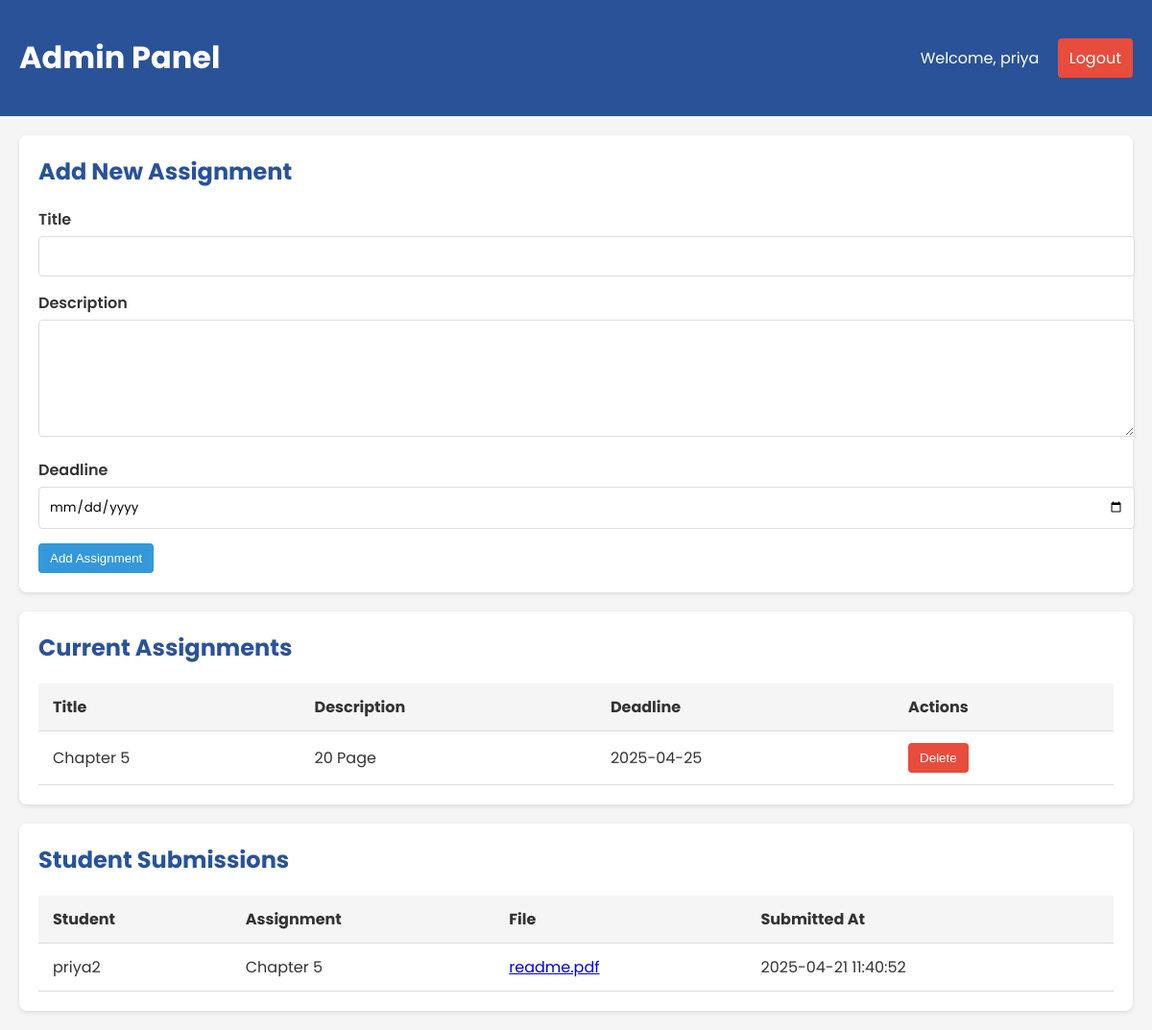
The app's page /admineee.php (signed in) with its own data.
### tables this page shows
CREATE TABLE `assignmentseee` (
  `id` int(11) NOT NULL,
  `title` varchar(100) NOT NULL,
  `description` text DEFAULT NULL,
  `deadline` date NOT NULL,
  `created_at` timestamp NOT NULL DEFAULT current_timestamp()
);

CREATE TABLE `student_assignmentseee` (
  `id` int(11) NOT NULL,
  `user_id` varchar(255) DEFAULT NULL,
  `assignment_id` varchar(255) DEFAULT NULL,
  `file_name` varchar(255) NOT NULL,
  `file_path` varchar(255) NOT NULL,
  `submitted_at` timestamp NOT NULL DEFAULT current_timestamp()
);

### admineee.php (the view, shortened to what this page needs)
<?php
$conn = new mysqli("localhost", "root", "", "user");
$assignments = $conn->query("SELECT * FROM assignmentseee ORDER BY deadline");
$submissions = $conn->query("
    SELECT
        sa.user_id,
        sa.assignment_id,
        sa.file_name,
        sa.file_path,
        sa.submitted_at,
        u.username,
        a.title AS assignment_title
    FROM student_assignmentseee sa
    LEFT JOIN users u ON sa.user_id = u.username  /* Changed to match username as user_id */
    LEFT JOIN assignmentseee a ON sa.assignment_id = a.id
    ORDER BY sa.submitted_at DESC
");
?>
<!DOCTYPE html>
<html lang="en">
<head>
</head>
<body>
    <header>
        <h1>Admin Panel</h1>
        <div>
            <span>Welcome, <?php echo htmlspecialchars($_SESSION['username']); ?></span>
            <a href="login2.php" class="btn btn-danger" style="margin-left: 15px;">Logout</a>
        </div>
    </header>
    <div class="container">
        <div class="section">
            <h2>Add New Assignment</h2>
            <form method="POST">
                <div class="form-group">
                    <label for="title">Title</label>
                    <input type="text" id="title" name="title" required>
                </div>
                <div class="form-group">
                    <label for="description">Description</label>
                    <textarea id="description" name="description" required></textarea>
                </div>
                <div class="form-group">
                    <label for="deadline">Deadline</label>
                    <input type="date" id="deadline" name="deadline" required>
                </div>
                <button type="submit" name="add_assignment" class="btn btn-primary">Add Assignment</button>
            </form>
        </div>
        <div class="section">
            <h2>Current Assignments</h2>
            <table>
                <thead>
                    <tr>
                        <th>Title</th>
                        <th>Description</th>
                        <th>Deadline</th>
                        <th>Actions</th>
                    </tr>
                </thead>
                <tbody>
                    <?php while ($assignment = $assignments->fetch_assoc()): ?>
                    <tr>
                        <td><?php echo htmlspecialchars($assignment['title']); ?></td>
                        <td><?php echo htmlspecialchars($assignment['description']); ?></td>
                        <td><?php echo htmlspecialchars($assignment['deadline']); ?></td>
                        <td>
                            <form method="POST" style="display: inline;">
                                <button type="submit" name="delete_assignment" class="btn btn-danger">Delete</button>
                            </form>
                        </td>
                    </tr>
                    <?php endwhile; ?>
                </tbody>
            </table>
        </div>
        <div class="section">
            <h2>Student Submissions</h2>
            <table>
                <thead>
                    <tr>
                        <th>Student</th>
                        <th>Assignment</th>
                        <th>File</th>
                        <th>Submitted At</th>
                    </tr>
                </thead>
                <tbody>
                    <?php while ($submission = $submissions->fetch_assoc()): ?>
                    <tr>
                        <td><?php echo htmlspecialchars($submission['user_id']); ?></td>
                        <td><?php echo htmlspecialchars($submission['assignment_id']); ?></td>
                        <td>
                            <a href="<?php echo htmlspecialchars($submission['file_path']); ?>" download>
                                <?php echo htmlspecialchars($submission['file_name']); ?>
                            </a>
                        </td>
                        <td><?php echo htmlspecialchars($submission['submitted_at']); ?></td>
                    </tr>
                    <?php endwhile; ?>
                </tbody>
            </table>
        </div>
    </div>
</body>
</html>

### admineee.php (style rules this page uses)
body { font-family: 'Poppins', sans-serif; margin: 0; padding: 0; background: #f5f5f5; color: #333; }
header { background: #2a5298; color: white; padding: 15px 20px; display: flex; justify-content: space-between; align-items: center; }
.container { max-width: 1200px; margin: 20px auto; padding: 0 20px; }
.section { background: white; border-radius: 8px; padding: 20px; margin-bottom: 20px; box-shadow: 0 2px 5px rgba(0,0,0,0.1); }
h2 { margin-top: 0; color: #2a5298; }
table { width: 100%; border-collapse: collapse; }
th, td { padding: 12px 15px; text-align: left; border-bottom: 1px solid #ddd; }
th { background: #f5f5f5; }
.btn { padding: 8px 12px; border: none; border-radius: 4px; cursor: pointer; color: white; text-decoration: none; display: inline-block; }
.btn-danger { background: #e74c3c; }
.btn-primary { background: #3498db; }
.form-group { margin-bottom: 15px; }
label { display: block; margin-bottom: 5px; font-weight: 600; }
input, textarea { width: 100%; padding: 10px; border: 1px solid #ddd; border-radius: 4px; font-family: 'Poppins', sans-serif; }
textarea { min-height: 100px; }

### records on screen
assignmentseee: title "Chapter 5", description "20 Page", deadline "2025-04-25"
student_assignmentseee: user "priya2", assignment "Chapter 5", file_name "readme.pdf", submitted_at "2025-04-21 11:40:52"

### other values on screen
$_SESSION['username'] "priya"
